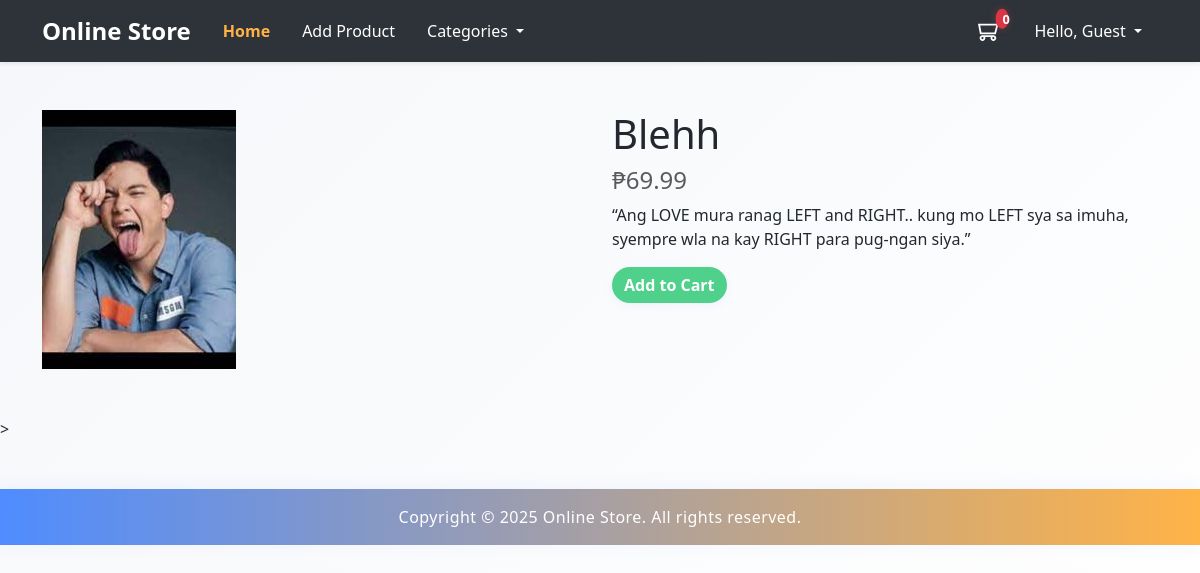
/product.php?id=6, run on the app's committed database.
### tables this page shows
CREATE TABLE `products` (
  `id` int(11) NOT NULL,
  `name` varchar(255) NOT NULL,
  `description` text DEFAULT NULL,
  `price` decimal(10,2) NOT NULL,
  `slug` varchar(255) NOT NULL,
  `image_path` varchar(255) DEFAULT NULL,
  `category_id` int(11) DEFAULT NULL,
  `created_at` timestamp NOT NULL DEFAULT current_timestamp(),
  `updated_at` timestamp NOT NULL DEFAULT current_timestamp() ON UPDATE current_timestamp()
);

### app/includes/database.php (called while the page is built, shortened)
<?php
class Database {
    private $host = "localhost";
    private $db_name = "mini_framework_store";
    private $username = "root";
    private $password = "";
    protected $conn;
    public function __construct() {
        try {
            $this->conn = new \PDO("mysql:host=" . $this->host . ";dbname=" . $this->db_name, $this->username, $this->password);
            $this->conn->setAttribute(\PDO::ATTR_ERRMODE, \PDO::ERRMODE_EXCEPTION);
        } catch (\PDOException $e) {
            die("Connection failed: " . $e->getMessage());
        }
    }
    public function getConnection() {
        return $this->conn;
    }
}

### app/models/Product.php (called while the page is built, shortened)
<?php
class Product extends Database
{
    private $db;
    public function __construct()
    {
        $this->db = $this->getConnection();
    }
    public function getById($id)
    {
        $sql = "SELECT * FROM products WHERE id = :id";
        $stmt = $this->db->prepare($sql);
        $stmt->execute([
            'id' => $id
        ]);
        return $stmt->fetch(\PDO::FETCH_ASSOC);
    }
}

### product.php (the view, shortened to what this page needs)
<?php
$productId = $_GET['id'];
$products = new Product();
$product = $products->getById($productId);
$amounLocale = 'en_PH';
$pesoFormatter = new NumberFormatter($amounLocale, NumberFormatter::CURRENCY);
?>
<div class="container my-5">
    <div class="row">
        <div class="col-md-6">
            <img src="<?php echo $product['image_path'] ?>" alt="Product Image" class="img-fluid">
        </div>
        <div class="col-md-6">
            <h1><?php echo $product['name'] ?></h1>
            <h4 class="text-body-secondary"><?php echo $formattedAmount = $pesoFormatter->formatCurrency($product['price'], 'PHP'); ?></h4>
            <p><?php echo $product['description']; ?></p>
            <div class="d-flex">
                <a href="#" class="btn btn-success mr-2 add-to-cart" data-productid="<?php echo $product['id'] ?>" data-quantity="1">Add to Cart</a>
            </div>
        </div>
    </div>
</div>>

### assets/css/styles.css (style rules this page uses)
:root { --primary: #4f8cff; --secondary: #f5f7fa; --accent: #ffb347; --danger: #ff4f4f; --success: #4fd18c; --dark: #23272f; --light: #ffffff; --shadow: 0 4px 24px rgba(0,0,0,0.08); }
body, .store-body { background: linear-gradient(135deg, var(--secondary) 0%, var(--light) 100%); font-family: 'Segoe UI', Tahoma, Geneva, Verdana, sans-serif; font-size: 16px; color: var(--dark); margin: 0; padding: 0; min-height: 100vh; }
.btn { border-radius: 2rem; font-weight: 600; transition: background 0.3s, transform 0.2s; box-shadow: 0 2px 8px rgba(79,140,255,0.08); }
.btn-success { background: var(--success); border: none; }
.add-to-cart { position: relative; overflow: hidden; }
.add-to-cart:after { content: ''; display: block; position: absolute; left: 50%; top: 50%; width: 0; height: 0; background: rgba(79,140,255,0.15); border-radius: 100%; transform: translate(-50%, -50%); transition: width 0.4s, height 0.4s; z-index: 0; }

### data on the page
products: image_path (picture), name "Blehh", price "₱69.99", description "“Ang LOVE mura ranag LEFT and RIGHT.. kung mo LEFT sya sa imuha, syempre wla na kay RIGHT para pug-ngan siya.”"

### other printed values
countCart() "0"
